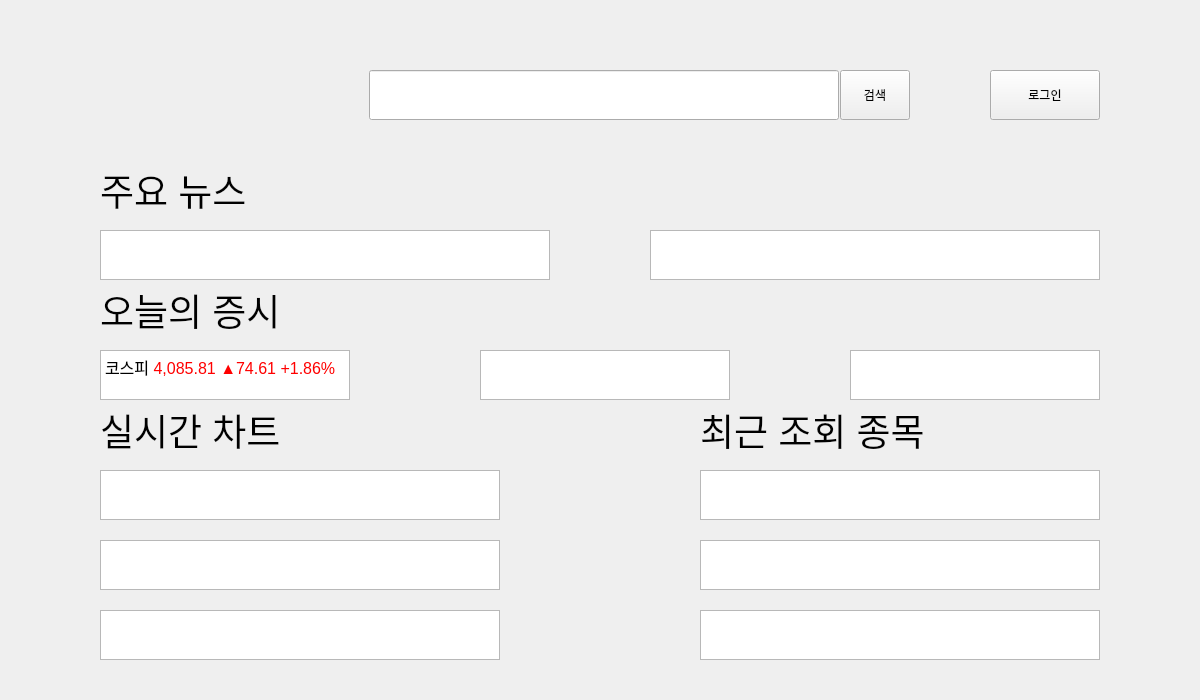
<?xml version="1.0" encoding="UTF-8"?>
<ui version="4.0">
 <class>Home</class>
 <widget class="QWidget" name="Home">
  <property name="geometry">
   <rect>
    <x>0</x>
    <y>0</y>
    <width>1200</width>
    <height>700</height>
   </rect>
  </property>
  <property name="windowTitle">
   <string>Form</string>
  </property>
  <widget class="QTextBrowser" name="rtChart_1">
   <property name="geometry">
    <rect>
     <x>100</x>
     <y>470</y>
     <width>400</width>
     <height>50</height>
    </rect>
   </property>
  </widget>
  <widget class="QTextBrowser" name="rtChart_2">
   <property name="geometry">
    <rect>
     <x>100</x>
     <y>540</y>
     <width>400</width>
     <height>50</height>
    </rect>
   </property>
  </widget>
  <widget class="QTextBrowser" name="rtChart_3">
   <property name="geometry">
    <rect>
     <x>100</x>
     <y>610</y>
     <width>400</width>
     <height>50</height>
    </rect>
   </property>
  </widget>
  <widget class="QLabel" name="rtChart_label">
   <property name="geometry">
    <rect>
     <x>100</x>
     <y>410</y>
     <width>200</width>
     <height>40</height>
    </rect>
   </property>
   <property name="font">
    <font>
     <pointsize>28</pointsize>
    </font>
   </property>
   <property name="text">
    <string>실시간 차트</string>
   </property>
  </widget>
  <widget class="QTextBrowser" name="todayStock_1">
   <property name="geometry">
    <rect>
     <x>100</x>
     <y>350</y>
     <width>250</width>
     <height>50</height>
    </rect>
   </property>
   <property name="html">
    <string>&lt;!DOCTYPE HTML PUBLIC &quot;-//W3C//DTD HTML 4.0//EN&quot; &quot;http://www.w3.org/TR/REC-html40/strict.dtd&quot;&gt;
&lt;html&gt;&lt;head&gt;&lt;meta name=&quot;qrichtext&quot; content=&quot;1&quot; /&gt;&lt;meta charset=&quot;utf-8&quot; /&gt;&lt;style type=&quot;text/css&quot;&gt;
p, li { white-space: pre-wrap; }
hr { height: 1px; border-width: 0; }
li.unchecked::marker { content: &quot;\2610&quot;; }
li.checked::marker { content: &quot;\2612&quot;; }
&lt;/style&gt;&lt;/head&gt;&lt;body style=&quot; font-family:'맑은 고딕'; font-size:9pt; font-weight:400; font-style:normal;&quot;&gt;
&lt;p style=&quot; margin-top:0px; margin-bottom:0px; margin-left:0px; margin-right:0px; -qt-block-indent:0; text-indent:0px;&quot;&gt;&lt;span style=&quot; font-size:12pt;&quot;&gt;코스피 &lt;/span&gt;&lt;span style=&quot; font-size:12pt; color:#ff0000;&quot;&gt;4,085.81 ▲74.61 +1.86%&lt;/span&gt;&lt;/p&gt;&lt;/body&gt;&lt;/html&gt;</string>
   </property>
   <property name="cursorWidth">
    <number>1</number>
   </property>
  </widget>
  <widget class="QTextBrowser" name="todayStock_2">
   <property name="geometry">
    <rect>
     <x>480</x>
     <y>350</y>
     <width>250</width>
     <height>50</height>
    </rect>
   </property>
  </widget>
  <widget class="QTextBrowser" name="todayStock_3">
   <property name="geometry">
    <rect>
     <x>850</x>
     <y>350</y>
     <width>250</width>
     <height>50</height>
    </rect>
   </property>
  </widget>
  <widget class="QLabel" name="todayStock_label">
   <property name="geometry">
    <rect>
     <x>100</x>
     <y>290</y>
     <width>200</width>
     <height>40</height>
    </rect>
   </property>
   <property name="font">
    <font>
     <pointsize>28</pointsize>
    </font>
   </property>
   <property name="text">
    <string>오늘의 증시</string>
   </property>
  </widget>
  <widget class="QTextBrowser" name="news_1">
   <property name="geometry">
    <rect>
     <x>100</x>
     <y>230</y>
     <width>450</width>
     <height>50</height>
    </rect>
   </property>
  </widget>
  <widget class="QLabel" name="news_label">
   <property name="geometry">
    <rect>
     <x>100</x>
     <y>170</y>
     <width>200</width>
     <height>40</height>
    </rect>
   </property>
   <property name="font">
    <font>
     <pointsize>28</pointsize>
    </font>
   </property>
   <property name="text">
    <string>주요 뉴스</string>
   </property>
  </widget>
  <widget class="QTextBrowser" name="news_2">
   <property name="geometry">
    <rect>
     <x>650</x>
     <y>230</y>
     <width>450</width>
     <height>50</height>
    </rect>
   </property>
  </widget>
  <widget class="QTextBrowser" name="recentView_1">
   <property name="geometry">
    <rect>
     <x>700</x>
     <y>470</y>
     <width>400</width>
     <height>50</height>
    </rect>
   </property>
  </widget>
  <widget class="QTextBrowser" name="recentView_2">
   <property name="geometry">
    <rect>
     <x>700</x>
     <y>540</y>
     <width>400</width>
     <height>50</height>
    </rect>
   </property>
  </widget>
  <widget class="QTextBrowser" name="recentView_3">
   <property name="geometry">
    <rect>
     <x>700</x>
     <y>610</y>
     <width>400</width>
     <height>50</height>
    </rect>
   </property>
  </widget>
  <widget class="QLabel" name="recentView_label">
   <property name="geometry">
    <rect>
     <x>700</x>
     <y>410</y>
     <width>251</width>
     <height>40</height>
    </rect>
   </property>
   <property name="font">
    <font>
     <pointsize>28</pointsize>
    </font>
   </property>
   <property name="text">
    <string>최근 조회 종목</string>
   </property>
  </widget>
  <widget class="QLineEdit" name="lineEdit">
   <property name="geometry">
    <rect>
     <x>369</x>
     <y>70</y>
     <width>470</width>
     <height>50</height>
    </rect>
   </property>
  </widget>
  <widget class="QPushButton" name="searchButton">
   <property name="geometry">
    <rect>
     <x>840</x>
     <y>70</y>
     <width>70</width>
     <height>50</height>
    </rect>
   </property>
   <property name="text">
    <string>검색</string>
   </property>
  </widget>
  <widget class="QPushButton" name="btnLogin">
   <property name="geometry">
    <rect>
     <x>990</x>
     <y>70</y>
     <width>110</width>
     <height>50</height>
    </rect>
   </property>
   <property name="text">
    <string>로그인</string>
   </property>
  </widget>
  <widget class="QLabel" name="balance_label">
   <property name="geometry">
    <rect>
     <x>100</x>
     <y>70</y>
     <width>260</width>
     <height>50</height>
    </rect>
   </property>
   <property name="text">
    <string/>
   </property>
  </widget>
 </widget>
 <resources/>
 <connections/>
</ui>
